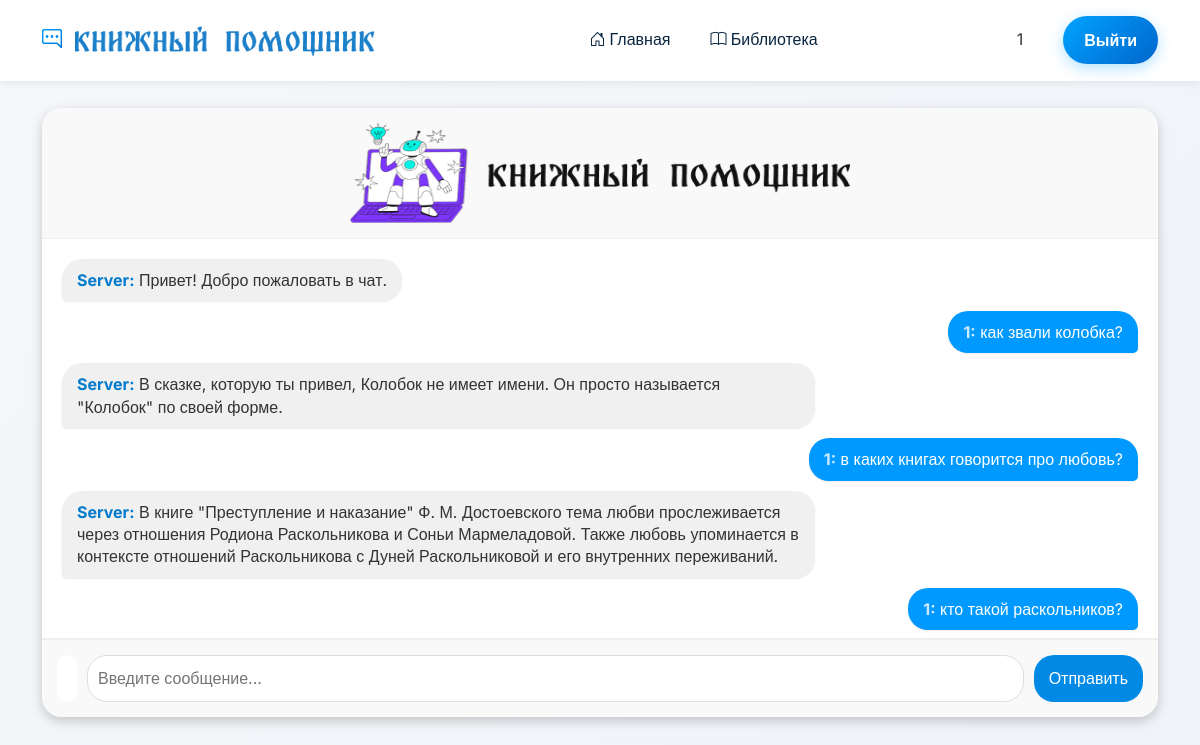
Screenshot of / (signed in) with the database file from the repository.
### data/users.py (models this page shows, shortened)
class User(SqlAlchemyBase, UserMixin):
    __tablename__ = 'users'
    id = sqlalchemy.Column(sqlalchemy.Integer,
                           primary_key=True, autoincrement=True)
    username = sqlalchemy.Column(sqlalchemy.String)
    email = sqlalchemy.Column(sqlalchemy.String,
                              index=True, unique=True)
    hashed_password = sqlalchemy.Column(sqlalchemy.String,
                                        nullable=True)
    queries = orm.relationship('Query', back_populates='user')

### data/queries.py (models this page shows)
class Query(SqlAlchemyBase):
    __tablename__ = 'queries'
    id = sqlalchemy.Column(sqlalchemy.Integer,
                           primary_key=True, autoincrement=True)
    question = sqlalchemy.Column(sqlalchemy.String,)
    answer = sqlalchemy.Column(sqlalchemy.String,
                               nullable=True)
    user_id = sqlalchemy.Column(sqlalchemy.Integer,
                                sqlalchemy.ForeignKey("users.id"))
    user = orm.relationship('User')

### main.py (the view)
@app.route('/')
def index_with_chat():
    initial_messages = []
    initial_messages.append({'user': 'Server', 'msg': 'Привет! Добро пожаловать в чат.', 'type': 'server'})
    if current_user.is_authenticated:
        messages = get_all_queries(current_user.id)
        for msg in messages:
            initial_messages.append({'user': current_user.username, 'msg': msg.question, 'type': 'user'})
            initial_messages.append({'user': 'Server', 'msg': msg.answer, 'type': 'server'})
    return render_template('index_with_chat.html', messages=initial_messages)

### data/db_session.py (called while the page is built)
def create_session() -> Session:
    global __factory
    return __factory()

### main.py (called while the page is built)
def get_all_queries(id):
    db_sess = db_session.create_session()
    queries = db_sess.query(Query).filter(Query.user_id == id).all()
    return queries

@login_manager.user_loader
def load_user(user_id):
    db_sess = db_session.create_session()
    return db_sess.query(User).get(user_id)

### templates/index_with_chat.html (shortened to what this page needs)
{% extends "base.html" %}
{% block content %}
{% if current_user.is_authenticated %}
<br>
<div class="chat-container">
    <h2 align="center"> <img src="{{ url_for('static', filename='img/logo.png') }}" height="100" width="500"/></h2>
        <div id="messages" class="message-window">
            {% for msg in messages %}
                <div class="message-wrapper {% if msg.type == 'user' %}user-message-wrapper{% else %}server-message-wrapper{% endif %}">
                    <div class="message-bubble {% if msg.type == 'user' %}user-message-bubble{% else %}server-message-bubble{% endif %}">
                        <strong>{{ msg.user }}:</strong> {{ msg.msg }}
                    </div>
                </div>
            {% endfor %}
        </div>
        <div class="input-area">
            <input type="text" id="usernameInput" placeholder="Ваше имя" value="Пользователь">
            <input type="text" id="messageInput" placeholder="Введите сообщение..." autofocus>
            <button id="sendButton">Отправить</button>
        </div>
    </div>
{% else %}
<div>
            <h1 align = "center"> Здравствуй, дорогой гость!  </h1>
            <h5 align = "center"> Войдите или зарегистрируйтесь чтобы воспользоваться нашим сервисом </h5>
   <div align="center" > <img src="{{ url_for('static', filename='img/robot.png') }}" width="500"/> </div>
</div>
{% endif %}
{% endblock %}

### templates/base.html (shortened to what this page needs)
<!DOCTYPE html>
<html lang="ru">
<head>
    <link href="https://cdn.jsdelivr.net/npm/bootstrap@5.3.0-alpha1/dist/css/bootstrap.min.css" rel="stylesheet">
    <link rel="stylesheet" href="https://cdn.jsdelivr.net/npm/bootstrap-icons@1.11.1/font/bootstrap-icons.css">
    <link href="https://unpkg.com/aos@2.3.1/dist/aos.css" rel="stylesheet">
</head>
<body>
    <nav class="navbar navbar-expand-lg">
        <div class="container">
            <a class="navbar-brand" href="/">
                <i class="bi bi-chat-right-dots"> </i> <img src="{{ url_for('static', filename='img/nav-logo.png') }}" width="300" height="30"/>
            </a>
            <div class="collapse navbar-collapse" id="navbarMain">
                <ul class="navbar-nav mx-auto mb-2 mb-lg-0">
                    <li class="nav-item">
                        <a class="nav-link" href="/">
                            <i class="bi bi-house-door me-1"></i>Главная
                        </a>
                    </li>
                    <li class="nav-item">
                        <a class="nav-link" href="/library">
                            <i class="bi bi-book"> </i> Библиотека
                        </a>
                    </li>
                </ul>
                {% if current_user.is_authenticated %}
                    <div style="display: flex; gap-2;">
                        <div class="d-flex align-items-center">
                            <a style="margin-right: 40px">
                        {{ current_user.username }}
                            </a>
                    </div> </div>
                     <div class="d-flex align-items-center">
                        <a href="/logout" class="btn btn-primary">
                           Выйти
                        </a>
                    </div>
                {% endif %}
            </div>
        </div>
    </nav>
    <main>
        <div class="container">
            {% block content %}{% endblock %}
        </div>
    </main>
</body>
</html>

### templates/base.html (style rules this page uses)
:root { --primary: #0A2540; --primary-light: #1A3B5C; --primary-dark: #061B2F; --accent: #00A3FF; --accent-gradient: linear-gradient(135deg, #00A3FF, #0066CC); --secondary: #6C5CE7; --success: #00B894; --warning: #FDCB6E; --danger: #FF7675; --dark: #2D3436; --light: #F5F7FA; --gray: #718096; --white: #FFFFFF; --glass: rgba(255, 255, 255, 0.95); --shadow-sm: 0 2px 4px rgba(0,0,0,0.02); --shadow-md: 0 4px 6px rgba(0,0,0,0.05); --shadow-lg: 0 10px 15px rgba(0,0,0,0.1); --shadow-xl: 0 20px 25px rgba(0,0,0,0.15); --border-radius: 16px; --border-radius-sm: 12px; }
* { margin: 0; padding: 0; box-sizing: border-box; }
body { font-family: 'Inter', sans-serif; color: var(--dark); background: linear-gradient(135deg, #F5F7FA 0%, #E9EEF5 100%); min-height: 100vh; min-width: 100% display: flex; justify-content: center; align-items: center; flex-direction: column; line-height: 1.6; }
.navbar { background: var(--glass) !important; backdrop-filter: blur(10px); -webkit-backdrop-filter: blur(10px); border-bottom: 1px solid rgba(255,255,255,0.2); padding: 16px 0; position: sticky; top: 0; z-index: 1000; box-shadow: var(--shadow-md); }
.navbar-brand { font-weight: 700 font-size: 1.8rem; background: var(--accent-gradient); -webkit-background-clip: text; -webkit-text-fill-color: transparent; background-clip: text; letter-spacing: -0.5px; }
.navbar-brand i { background: var(--accent-gradient); -webkit-background-clip: text; -webkit-text-fill-color: transparent; margin-right: 8px; }
.nav-link { color: var(--primary) !important; font-weight: 500; margin: 0 12px; position: relative; transition: all 0.3s ease; }
.nav-link::after { content: ''; position: absolute; bottom: -4px; left: 50%; transform: translateX(-50%); width: 0; height: 2px; background: var(--accent-gradient); transition: width 0.3s ease; }
.btn-primary { background: var(--accent-gradient); border: none; padding: 12px 21px; font-weight: 600; border-radius:214px; transition: all 0.6s ease; box-shadow: 0 4px 15px rgba(0, 163, 255, 0.3); }
main { flex: 1; padding: 1px 0; flex: 1; padding: 1px 0; padding-left: 0px; }
.chat-container { background-color: #fff; border-radius: 20px; box-shadow: 0 4px 12px rgba(0, 0, 0, 0.2); width: 100%; max-width: 1300px; display: flex; flex-direction: column; overflow: hidden; }
h2 { text-align: center; color: #333; padding: 15px; margin: 0; border-bottom: 1px solid #eee; background-color: #f9f9f9; }
.message-window { flex-grow: 1; padding: 20px; overflow-y: auto; max-height: 400px; border-bottom: 1px solid #eee; display: flex; flex-direction: column; }
.message-wrapper { display: flex; margin-bottom: 10px; width: 100%; }
.message-bubble { padding: 10px 15px; border-radius: 20px; max-width: 70%; word-wrap: break-word; line-height: 1.4; box-shadow: 0 1px 2px rgba(0, 0, 0, 0.08); }
.user-message-wrapper { justify-content: flex-end; }
.user-message-bubble { background-color: #0099ff; color: white; border-bottom-right-radius: 5px; }
.user-message-bubble strong { color: rgba(255, 255, 255, 0.8); }
.server-message-wrapper { justify-content: flex-start; }
.server-message-bubble { background-color: #f0f0f0; color: #333; border-bottom-left-radius: 5px; }
.server-message-bubble strong { color: #007acc; }
.input-area { display: flex; padding: 15px; border-top: 1px solid #eee; background-color: #f9f9f9; }
#usernameInput { flex-shrink: 0; width: 0px; padding: 10px; border: 0px solid #ddd; border-radius: 20px; margin-right: 10px; background-color: #fff; color: #fff; }
#messageInput { flex-grow: 1; padding: 10px; border: 1px solid #ddd; border-radius: 20px; margin-right: 10px; font-size: 1rem; }
#sendButton { padding: 10px 15px; background-color: #008ae6; color: white; border: none; border-radius: 20px; cursor: pointer; font-size: 1rem; transition: background-color 0.2s ease; }

### rows the page displays
User: username "1"
Query: user "1", msg "как звали колобка?", user "Server", msg "В сказке, которую ты привел, Колобок не имеет имени. Он просто называется \"Колобок\" по своей форме."
Query: user "1", msg "в каких книгах говорится про любовь?", user "Server", msg "В книге \"Преступление и наказание\" Ф. М. Достоевского тема любви прослеживается через отношения Родиона Раскольникова и Соньи Мармеладовой. Также любовь упоминается в контексте отношений Раскольникова с Дуней Раскольниковой и его внутренних переживаний."
Query: user "1", msg "кто такой раскольников?"

### other values shown
{{ msg.user }} "Server"
{{ msg.msg }} "Привет! Добро пожаловать в чат."
